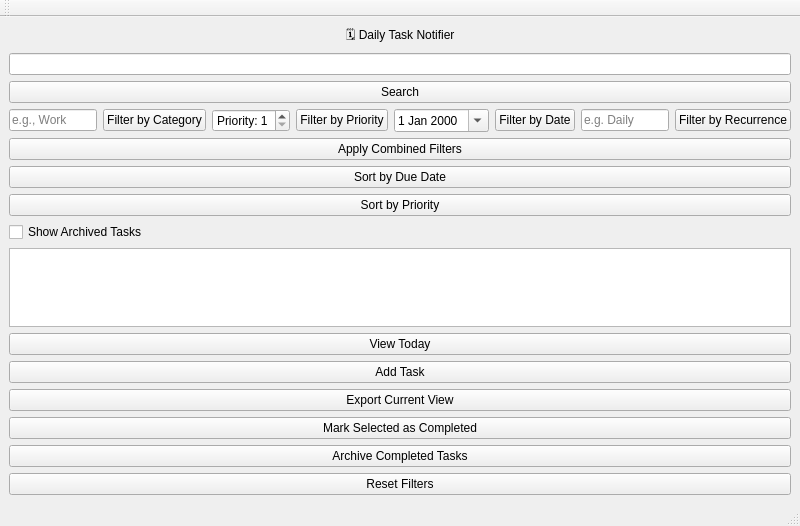
<?xml version="1.0" encoding="UTF-8"?>
<ui version="4.0">
 <class>MainWindow</class>
 <widget class="QMainWindow" name="MainWindow">
  <property name="geometry">
   <rect>
    <x>0</x>
    <y>0</y>
    <width>800</width>
    <height>526</height>
   </rect>
  </property>
  <property name="minimumSize">
   <size>
    <width>800</width>
    <height>500</height>
   </size>
  </property>
  <property name="windowTitle">
   <string> Daily Task Notifier</string>
  </property>
  <widget class="QWidget" name="centralwidget">
   <layout class="QVBoxLayout" name="verticalLayout">
    <item>
     <widget class="QLabel" name="label">
      <property name="text">
       <string>🗓️ Daily Task Notifier</string>
      </property>
      <property name="alignment">
       <set>Qt::AlignmentFlag::AlignHCenter|Qt::AlignmentFlag::AlignTop</set>
      </property>
     </widget>
    </item>
    <item>
     <widget class="QLineEdit" name="searchBar">
      <property name="text">
       <string/>
      </property>
     </widget>
    </item>
    <item>
     <widget class="QPushButton" name="searchButton">
      <property name="text">
       <string>Search</string>
      </property>
     </widget>
    </item>
    <item>
     <layout class="QHBoxLayout" name="taskDetailsLayout">
      <item>
       <widget class="QLineEdit" name="categoryInput">
        <property name="placeholderText">
         <string>e.g., Work</string>
        </property>
       </widget>
      </item>
      <item>
       <widget class="QPushButton" name="filterCategoryButton">
        <property name="text">
         <string>Filter by Category</string>
        </property>
       </widget>
      </item>
      <item>
       <widget class="QSpinBox" name="priorityInput">
        <property name="prefix">
         <string>Priority: </string>
        </property>
        <property name="minimum">
         <number>1</number>
        </property>
        <property name="maximum">
         <number>5</number>
        </property>
       </widget>
      </item>
      <item>
       <widget class="QPushButton" name="filterPriorityButton">
        <property name="text">
         <string>Filter by Priority</string>
        </property>
       </widget>
      </item>
      <item>
       <widget class="QDateEdit" name="dueDateInput">
        <property name="calendarPopup">
         <bool>true</bool>
        </property>
       </widget>
      </item>
      <item>
       <widget class="QPushButton" name="filterDateButton">
        <property name="text">
         <string>Filter by Date</string>
        </property>
       </widget>
      </item>
      <item>
       <widget class="QLineEdit" name="recurrenceInput">
        <property name="placeholderText">
         <string>e.g. Daily</string>
        </property>
       </widget>
      </item>
      <item>
       <widget class="QPushButton" name="filterRecurrenceButton">
        <property name="text">
         <string>Filter by Recurrence</string>
        </property>
       </widget>
      </item>
     </layout>
    </item>
    <item>
     <widget class="QPushButton" name="combinedFilterButton">
      <property name="text">
       <string>Apply Combined Filters</string>
      </property>
     </widget>
    </item>
    <item>
     <widget class="QPushButton" name="sortByDateButton">
      <property name="text">
       <string>Sort by Due Date</string>
      </property>
     </widget>
    </item>
    <item>
     <widget class="QPushButton" name="sortByPriorityButton">
      <property name="text">
       <string>Sort by Priority</string>
      </property>
     </widget>
    </item>
    <item>
 <widget class="QCheckBox" name="showArchivedCheckBox">
  <property name="text">
   <string>Show Archived Tasks</string>
  </property>
 </widget>
</item>
    <item>
     <widget class="QListWidget" name="taskList"/>
    </item>
    <item>
     <widget class="QPushButton" name="viewTodayButton">
      <property name="text">
       <string>View Today</string>
      </property>
     </widget>
    </item>
    <item>
     <widget class="QPushButton" name="addTaskButton">
      <property name="text">
       <string>Add Task</string>
      </property>
     </widget>
    </item>
    <item>
 <widget class="QPushButton" name="exportButton">
  <property name="text">
   <string>Export Current View</string>
  </property>
 </widget>
</item>
<item>
 <widget class="QPushButton" name="markCompletedButton">
  <property name="text">
   <string>Mark Selected as Completed</string>
  </property>
 </widget>
</item>
<item>
 <widget class="QPushButton" name="archiveCompletedButton">
  <property name="text">
   <string>Archive Completed Tasks</string>
  </property>
 </widget>
</item>
<item>
 <widget class="QPushButton" name="resetFiltersButton">
  <property name="text">
   <string>Reset Filters</string>
  </property>
 </widget>
</item>
   </layout>
  </widget>
  <widget class="QMenuBar" name="menubar">
   <property name="geometry">
    <rect>
     <x>0</x>
     <y>0</y>
     <width>800</width>
     <height>17</height>
    </rect>
   </property>
  </widget>
  <widget class="QToolBar" name="toolBar">
   <property name="windowTitle">
    <string>toolBar</string>
   </property>
   <attribute name="toolBarArea">
    <enum>TopToolBarArea</enum>
   </attribute>
   <attribute name="toolBarBreak">
    <bool>false</bool>
   </attribute>
  </widget>
  <widget class="QStatusBar" name="statusBar"/>
 </widget>
 <resources/>
 <connections/>
</ui>
